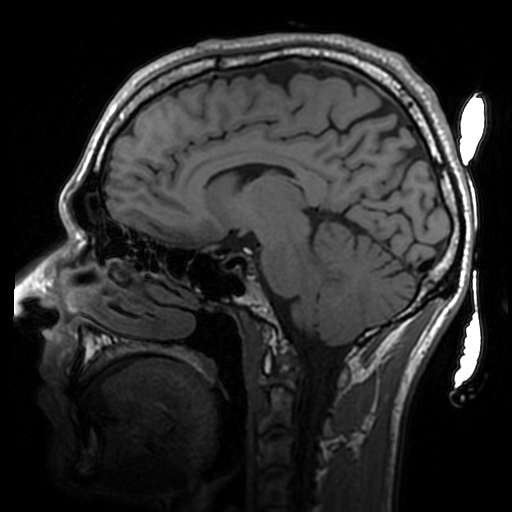
%> input picture Chapter 7/brain.jpg, 512 x 512 px
$ octave Ex7_4.m   (GNU Octave 9; MATLAB toolbox functions it lacks are replaced by stand-ins)
%> lines starting %> are read from the running program, lines starting %| are printed output that depends on the picture
%Read in image
im = imread('brain.jpg');
%> im is the input picture: size 512x512 uint8; min 0, max 255, mean 42.6
imagesc(im)
colormap bone
title('Original image')

%Fourier transform
FT = fftshift(fft2(im));
figure
imagesc(log(abs(FT)))
title('Log of k-space of Original Image')
xlabel('k_x')
ylabel('k_y')
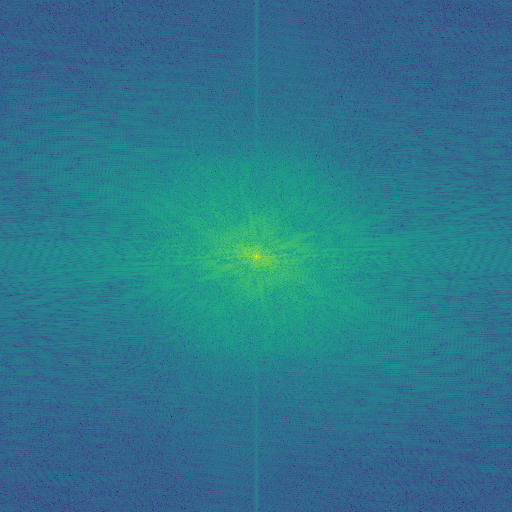
%> displayed picture: size 512x512x3, on the screen's scale of 0 to 255; mean R, G, B 44, 119.1, 140.3

%Modify image
im_modified = im;
exercise = 2;
switch exercise
    case 1
        %prison bars
        for i = 1:5:size(im,2)
            im_modified(:,i) = 1;
        end
    case 2
        %lower resolution
        im_modified = imresize(im_modified,0.25);
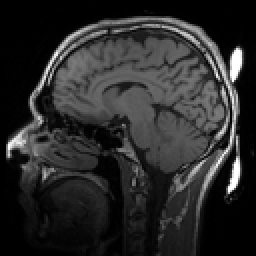
%> im_modified: size 128x128 uint8 (shown 2 times larger); min 0, max 255, mean 42.6
end
figure
imagesc(im_modified)
colormap bone
title('Modified image')

%k-space of modified image
FT = fftshift(fft2(im_modified));
figure
imagesc(log(abs(FT)))
title('Log of k-space of Modified Image')
xlabel('k_x')
ylabel('k_y')
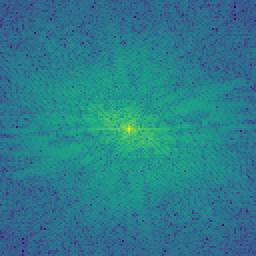
%> displayed picture: size 128x128x3, on the screen's scale of 0 to 255 (shown 2 times larger); mean R, G, B 42.1, 124.7, 139.8
